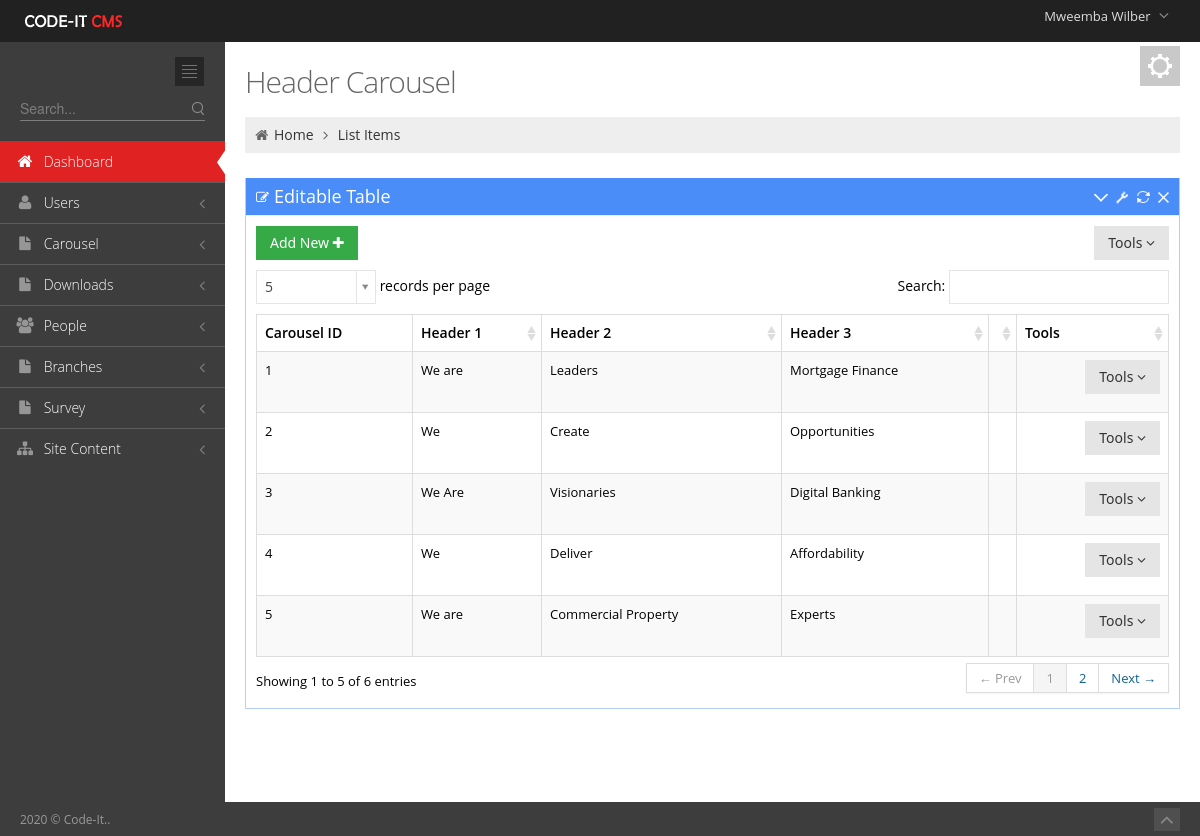
The page /Admin/Header_scrawler.php (signed in) on the database its author committed.
### tables this page shows
CREATE TABLE `user_tbl` (
  `username` varchar(50) NOT NULL,
  `password` text NOT NULL,
  `email` text NOT NULL,
  `contact_no` varchar(50) NOT NULL,
  `branch` int(11) NOT NULL,
  `level` int(11) NOT NULL,
  `Position` text NOT NULL,
  `active` int(11) NOT NULL,
  `Staff_no` int(11) NOT NULL,
  `profile_picture` text NOT NULL,
  `last_pass_change` date NOT NULL,
  `emp_id` int(3) NOT NULL,
  `Status` varchar(20) NOT NULL,
  `date_created` date NOT NULL
);

CREATE TABLE `employees_tbl` (
  `emp_id` int(4) UNSIGNED ZEROFILL NOT NULL,
  `Title` text NOT NULL,
  `first_name` varchar(100) DEFAULT NULL,
  `last_name` varchar(100) DEFAULT NULL,
  `date_of_birth` date DEFAULT NULL,
  `email` varchar(100) DEFAULT NULL,
  `mobile_number` varchar(18) DEFAULT NULL,
  `whatsapp` text NOT NULL,
  `address1` varchar(100) DEFAULT NULL,
  `address2` varchar(100) DEFAULT NULL,
  `city_town` varchar(100) DEFAULT NULL,
  `genda` varchar(10) DEFAULT NULL,
  `country` varchar(100) DEFAULT NULL,
  `date_joined` date DEFAULT NULL,
  `jobRole` text,
  `Qualification_level` varchar(40) NOT NULL,
  `qualification_Area` varchar(100) NOT NULL,
  `Category` text NOT NULL,
  `Picture` text NOT NULL,
  `brief_profile` text NOT NULL
);

CREATE TABLE `carausel` (
  `itemrid` int(11) NOT NULL,
  `header1` text NOT NULL,
  `header2` text NOT NULL,
  `header_3` text NOT NULL,
  `Image` text NOT NULL,
  `Published?` text NOT NULL
);

### includes/sessions.php (called while the page is built, shortened)
<?php
include 'Dbconnect.php';
$dbuser=$_SESSION['username'];
   $query="SELECT * FROM `user_tbl` INNER JOIN `employees_tbl` ON `employees_tbl`.`emp_id`=`user_tbl`.`Staff_no` WHERE `username`='$dbuser'";
      $q1=mysqli_query($conn,$query)or die(mysqli_error());
            while ($row = mysqli_fetch_array($q1)) {
            $firstname=$row['first_name'];
            }
?>

### Admin/Header_scrawler.php (the view, shortened to what this page needs)
<?php include '../includes/sessions.php';?><!DOCTYPE html>
 <html lang="en">
<head>
	<link href="media/css/bootstrap.min.css" rel="stylesheet" type="text/css"/>
	<link href="media/css/bootstrap-responsive.min.css" rel="stylesheet" type="text/css"/>
	<link href="media/css/font-awesome.min.css" rel="stylesheet" type="text/css"/>
	<link href="media/css/style-metro.css" rel="stylesheet" type="text/css"/>
	<link href="media/css/style.css" rel="stylesheet" type="text/css"/>
	<link href="media/css/style-responsive.css" rel="stylesheet" type="text/css"/>
	<link href="media/css/default.css" rel="stylesheet" type="text/css" id="style_color"/>
	<link href="media/css/uniform.default.css" rel="stylesheet" type="text/css"/>
	<link rel="stylesheet" type="text/css" href="media/css/select2_metro.css" />
	<link rel="stylesheet" href="media/css/DT_bootstrap.css" />
</head>
<?php
include 'includes/header.php';
include 'includes/sidebar.php';
?>
		<div class="page-content">
			<div class="container-fluid">
				<div class="row-fluid">
					<div class="span12">
						<div class="color-panel hidden-phone">
							<div class="color-mode-icons icon-color"></div>
						</div>
						<h3 class="page-title">
							Header Carousel
						</h3>
						<ul class="breadcrumb">
							<li>
								<i class="icon-home"></i>
								<a href="index.html">Home</a>
								<i class="icon-angle-right"></i>
							</li>
							<li><a href="#">List Items</a></li>
						</ul>
					</div>
				</div>
				<div class="row-fluid">
					<div class="span12">
						<div class="portlet box blue">
							<div class="portlet-title">
								<div class="caption"><i class="icon-edit"></i>Editable Table</div>
								<div class="tools">
									<a href="javascript:;" class="collapse"></a>
									<a href="#portlet-config" data-toggle="modal" class="config"></a>
									<a href="javascript:;" class="reload"></a>
									<a href="javascript:;" class="remove"></a>
								</div>
							</div>
							<div class="portlet-body">
								<div class="clearfix">
									<div class="btn-group">
										<a href="NewCarousel.php"><button " class="btn green">
										Add New <i class="icon-plus"></i>
										</button></a>
									</div>
									<div class="btn-group pull-right">
										<button class="btn dropdown-toggle" data-toggle="dropdown">Tools <i class="icon-angle-down"></i>
										</button>
									</div>
								</div>
								<table class="table table-striped table-hover table-bordered" id="sample_editable_1">
									<thead>
										<tr>
											<th>Carousel ID</th>
											<th>Header 1</th>
											<th>Header 2</th>
											<th>Header 3</th>
											<th></th>
											<th>Tools</th>
										</tr>
									</thead>
									<tbody>
                                <?php
 $propertySQL="SELECT `itemrid`, `header1`, `header2`, `header_3` FROM `carausel`";
											$results=mysqli_query($conn,$propertySQL);
											while($row5=mysqli_fetch_array($results)){
            ?>
										<tr class="">
                                             <td><?php  echo $row5['itemrid']; ?></td>
											<td><?php  echo $row5['header1']; ?></td>
											<td><?php  echo $row5['header2']; ?></td>
											<td><?php  echo $row5['header_3']; ?></td>
											<td></td>
											<td><div class="btn-group pull-right">
										<button class="btn dropdown-toggle" data-toggle="dropdown">Tools <i class="icon-angle-down"></i>
										</button>
									</div></td>
										</tr>
									<?php } 		 ?>
									</tbody>
								</table>
							</div>
						</div>
					</div>
				</div>
			</div>
		</div>
	</div>
	<div class="footer">
		<div class="footer-inner">
			2020 &copy; Code-It..
		</div>
		<div class="footer-tools">
			<span class="go-top">
			<i class="icon-angle-up"></i>
			</span>
		</div>
	</div>
</body>
</html>

### Admin/includes/header.php (shortened to what this page needs)
<?php
 include '../includes/sessions.php';
?>
 <html lang="en" class="no-js">
<body class="page-header-fixed">
	<div class="header navbar navbar-inverse navbar-fixed-top">
		<div class="navbar-inner">
			<div class="container-fluid">
				<a class="brand" href="index.php">
				<img src="media/image/logo.png" alt="logo"/>
				</a>
				<ul class="nav pull-right">
					<li class="dropdown user">
						<a href="#" class="dropdown-toggle" data-toggle="dropdown">
						<span class="username"><?php echo $firstname ;?></span>
						<i class="icon-angle-down"></i>
						</a>
					</li>
				</ul>
			</div>
		</div>
	</div>
	<div class="page-container">

### Admin/media/css/style-metro.css (style rules this page uses)
div, input, select, textarea, span, img, table, td, th, p, a, button, ul, li { -webkit-border-radius: 0 !important; -moz-border-radius: 0 !important; border-radius: 0 !important; }
.btn { background-color: #e5e5e5; background-image: none; filter: none; border: 0; padding: 7px 14px; text-shadow: none; font-family: "Segoe UI", Helvetica, Arial, sans-serif; font-size: 14px; color: #333333; cursor: pointer; outline: none; -webkit-box-shadow: none !important; -moz-box-shadow: none !important; box-shadow: none !important; -webkit-border-radius: 0 !important; -moz-border-radius: 0 !important; border-radius: 0 !important; }
.btn.green { color: white; text-shadow: none; background-color: #35aa47; }

### Admin/media/css/style-responsive.css (style rules this page uses)
@media (min-width: 980px) { .page-content { margin-left: 225px; margin-top: 0px; min-height: 760px; } }

### Admin/media/css/default.css (style rules this page uses)
body { background-color: #3d3d3d !important; }
.header .navbar-inner { filter: none !important; background-image: none !important; background-color: #212121 !important; }
.header .nav li.dropdown .dropdown-toggle i { color: #8a8a8a !important; }
.footer .footer-inner { color: #999999; }
.footer .footer-tools .go-top { background-color: #4f4f4f; }
.footer .footer-tools .go-top i { color: #8a8a8a; }

### rows shown on the page
user_tbl: employees_tbl.first_name "Mweemba Wilber"
carausel: itemrid "1", header1 "We are", header2 "Leaders", header_3 "Mortgage Finance"
carausel: itemrid "2", header1 "We", header2 "Create", header_3 "Opportunities"
carausel: itemrid "3", header1 "We Are", header2 "Visionaries", header_3 "Digital Banking"
carausel: itemrid "4", header1 "We", header2 "Deliver", header_3 "Affordability"
carausel: itemrid "5", header1 "We are", header2 "Commercial Property", header_3 "Experts"
